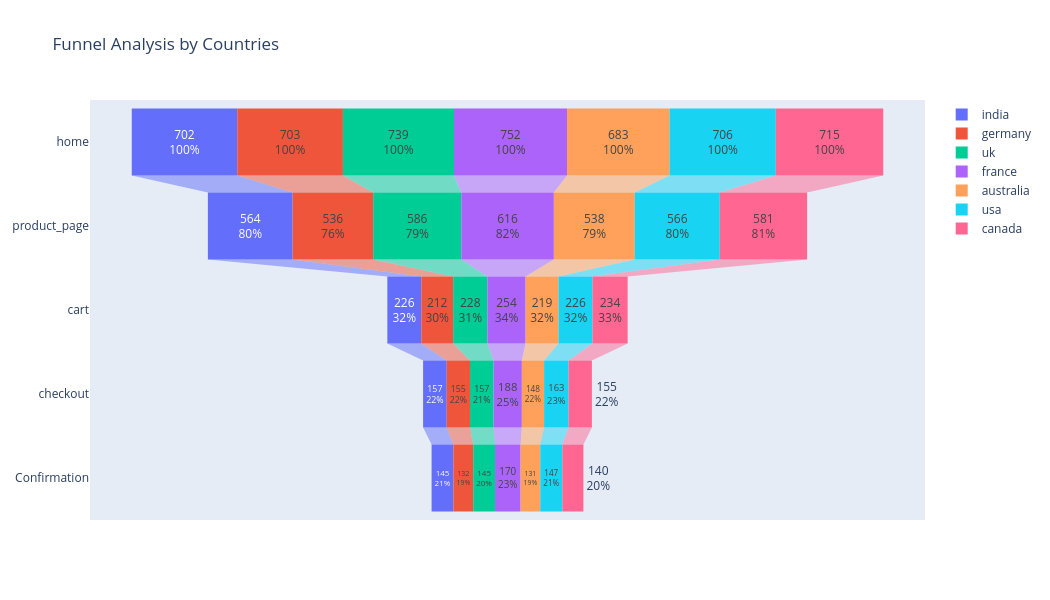

Source (notebook cell):
### Code cell
df = customer_journey.copy()

df['PageType'] = df['PageType'].str.strip().str.lower()
df['Country'] = df['Country'].str.strip().str.lower()

countries = df['Country'].unique()

stages = ['home', 'product_page', 'cart', 'checkout', 'Confirmation']

fig = go.Figure()

for country in countries:
    
    df_d = df[df['Country'] == country]

    home = df_d[df_d['PageType'] == 'home']['UserID'].count()
    product = df_d[df_d['PageType'] == 'product_page']['UserID'].count()
    cart = df_d[df_d['PageType'] == 'cart']['UserID'].count()
    checkout = df_d[df_d['PageType'] == 'checkout']['UserID'].count()
    confirmation = df_d[df_d['PageType'] == 'confirmation']['UserID'].count()

    fig.add_trace(go.Funnel(
        name=country,
        y=stages,
        x=[home, product, cart, checkout, confirmation],
        textinfo="value+percent initial"
    ))

fig.update_layout(
    title="Funnel Analysis by Countries",
    height=600,
    width=1050
)

fig.show()

### Figure 1 — Plotly figure (JSON) as saved in the notebook; plotly's stock layout.template omitted (floating-point values rounded to 4 significant figures)
{"data": [{"name": "india", "textinfo": "value+percent initial", "type": "funnel", "x": [702, 564, 226, 157, 145], "y": ["home", "product_page", "cart", "checkout", "Confirmation"]}, {"name": "germany", "textinfo": "value+percent initial", "type": "funnel", "x": [703, 536, 212, 155, 132], "y": ["home", "product_page", "cart", "checkout", "Confirmation"]}, {"name": "uk", "textinfo": "value+percent initial", "type": "funnel", "x": [739, 586, 228, 157, 145], "y": ["home", "product_page", "cart", "checkout", "Confirmation"]}, {"name": "france", "textinfo": "value+percent initial", "type": "funnel", "x": [752, 616, 254, 188, 170], "y": ["home", "product_page", "cart", "checkout", "Confirmation"]}, {"name": "australia", "textinfo": "value+percent initial", "type": "funnel", "x": [683, 538, 219, 148, 131], "y": ["home", "product_page", "cart", "checkout", "Confirmation"]}, {"name": "usa", "textinfo": "value+percent initial", "type": "funnel", "x": [706, 566, 226, 163, 147], "y": ["home", "product_page", "cart", "checkout", "Confirmation"]}, {"name": "canada", "textinfo": "value+percent initial", "type": "funnel", "x": [715, 581, 234, 155, 140], "y": ["home", "product_page", "cart", "checkout", "Confirmation"]}], "layout": {"height": 600, "title": {"text": "Funnel Analysis by Countries"}, "width": 1050}}
